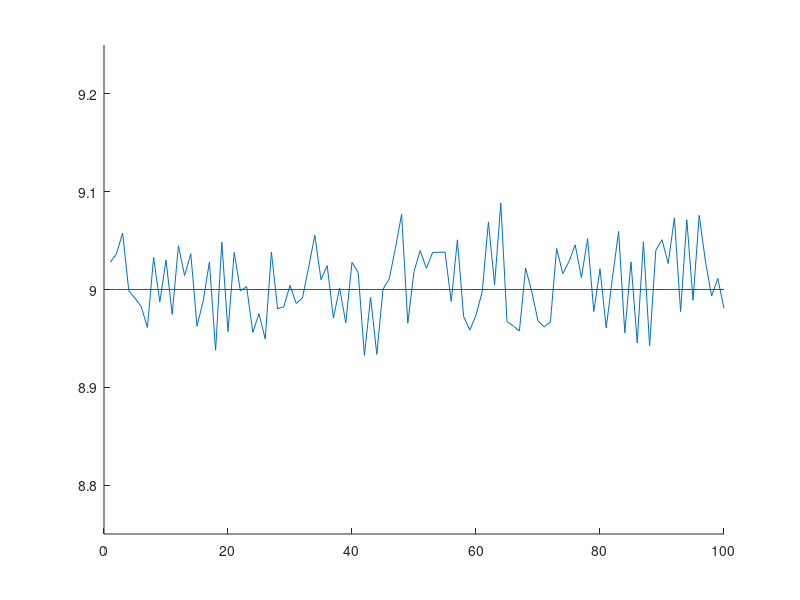

This figure's MATLAB source:
dc = 9 + zeros(100,1);
noise = rand(100,1)/10 - rand(100,1)/10;
hold on
plot(dc+noise);
plot(dc, 'r');
ylim([8.75 9.25])
print('../static/images/plots/dc-noise.svg', '-dsvg')
pause

